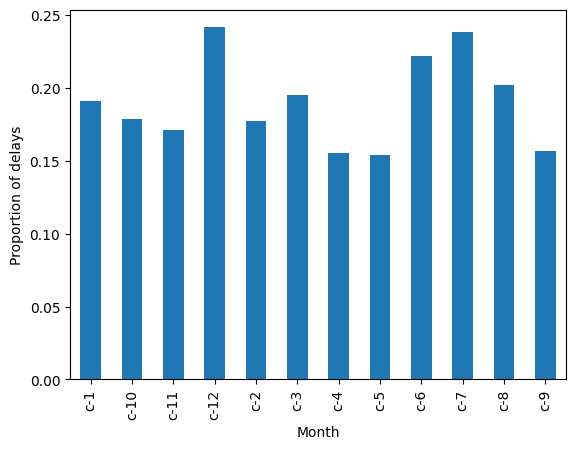

Reproduce this figure in Python.
import pandas as pd
import numpy as np
import matplotlib.pyplot as plt

df = pd.read_csv('flight_delays.csv')

quant = df.groupby('Month').Dest.count()
y = df.loc[df['dep_delayed_15min'] == 'Y'].groupby('Month').Dest.count()
res = y / quant
img = res.plot.bar()
plt.xlabel('Month')
plt.ylabel('Proportion of delays')
img.figure.savefig('images/18_1.png', bbox_inches='tight')